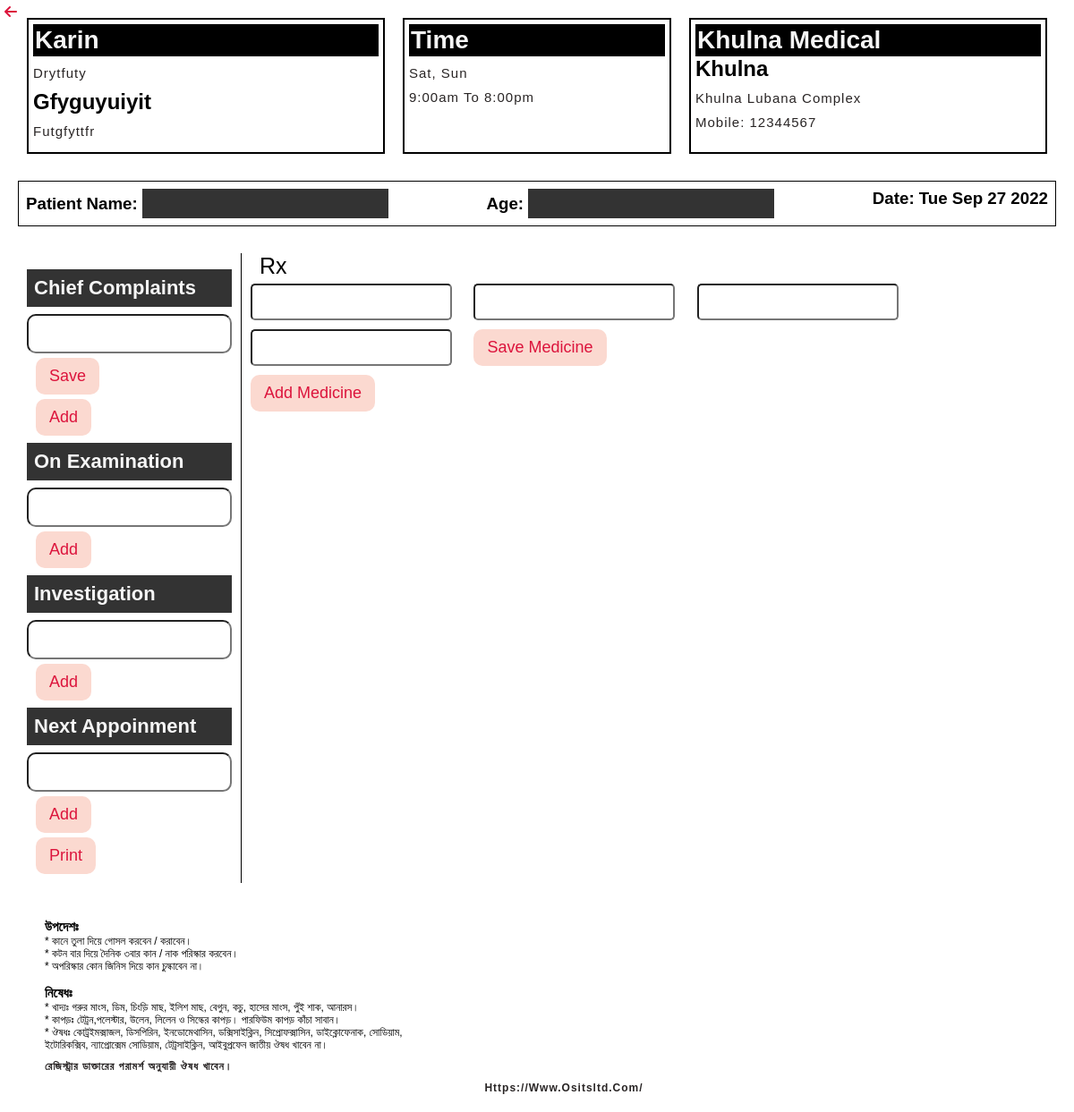
Page /prescription.php?idno=42 (signed in) on the committed database.
### tables this page shows
CREATE TABLE `addchember` (
  `id` int(4) NOT NULL,
  `aid` int(5) NOT NULL,
  `chember_name` varchar(100) NOT NULL,
  `location` varchar(100) NOT NULL,
  `phn` varchar(30) NOT NULL,
  `location_details` varchar(255) NOT NULL,
  `day` varchar(40) NOT NULL,
  `time` varchar(30) NOT NULL
);

### prescription.php (the view, shortened to what this page needs)
<?php
include 'config.php';
$id=$_GET['idno'];
$select="SELECT * FROM `addchember` WHERE id='$id'";
$query=mysqli_query($con,$select);
$row=mysqli_fetch_assoc($query);
?>
<!DOCTYPE html>
<html lang="en">
<head>
    <link rel="stylesheet" href="pre.css">
    <link rel="stylesheet" href="css/all.min.css"  />
    <link rel="stylesheet" href="css/fontawesome.min.css">
    <link rel="stylesheet" href="css/all.css">
    <link rel="stylesheet" href="https://cdnjs.cloudflare.com/ajax/libs/font-awesome/6.2.0/css/all.min.css" />
</head>
<body>
    <div class="container">
        <a href="home.php"><i class="fa-solid fa-arrow-left"></i></a>
        <div class="content">
            <div class="card1">
                <h1><?php echo $_SESSION['name']; ?> </h1>
                <p><?php echo $_SESSION['descrive']; ?></p>
                <h2><?php echo $_SESSION['designation']; ?></h2>
                <p><?php echo $_SESSION['work']; ?></p>
            </div>
            <div class="card2">
                <h1>time</h1>
                <p><?php echo $row['day'];  ?></p>
                <p><?php echo $row['time'];  ?></p>
            </div>
            <div class="card3">
                <h1><?php echo $row['chember_name'] ;?></h1>
                <h2><?php echo $row['location'] ;?></h2>
                <p><?php echo $row['location_details']; ?>
                    <p>mobile: <span><?php echo $row['phn'] ;?></span>
           </p>
                </p>
            </div>
        </div>
       <div class="patient">
        <div class="about-patient">
            <h3>patient  name: <input class="name" type="text"></h3>
        </div>
        <div class="about-patient">
            <h3>age: <input class="age" type="text"></h3>
        </div>
        <div class="about-patient">
            <h3>date: <span id="time"></span></h3>
        </div>
       </div>
<div class="patient-info">
<div class="complain-list">
<div class="complain">
    <h3>chief complaints</h3>
    <form  method="POST" autocomplete="on">
    <input list="browsers" class="browsers" id="input" name="complaints"  onfocus="this.value=''" autocomplete="name"  >
        <input type="submit"  class="btn" name="add" value="save">
        </form>
    <button id="add"  class="btn">add</button>
   </div>
   <div class="complain">
    <h3>on examination</h3>
    <input list="examination" class="browsers" id="input1" name="inputbtn" onfocus="this.value=''"  > <input type="submit" id="add1" class="btn" name="inputbtn" value="add">
   </div>
   <div class="complain">
    <h3>investigation</h3>
    <input list="investigation" class="browsers"  id="input2" name="inputbtn" onfocus="this.value=''" autocomplete="on" >  <input type="submit" id="add2" class="btn" name="inputbtn" value="add">
   </div>
   <div class="complain">
    <h3>next appoinment</h3>
    <input list="diagnosis" class="browsers" id="input3" name="inputbtn" onfocus="this.value=''" ><input type="submit" id="add3" class="btn" name="inputbtn" value="add">
</div>
<button onclick="window.print()" class="btn" id="prinn">print</button>
</div>
<br><br><br>
<div class="flex">
<span class="rx" >rx</span>
<div class="medicine_group">
    <form action="">
<input class="medicine_input" type="text" list="medicine" id="medi" name="inputbtn" onfocus="this.value=''" >
   <input class="medicine_input" type="text" list="when" id="medi2" name="inputbtn" onfocus="this.value=''" >
   <input class="medicine_input" type="text" list="food" id="medi3" name="inputbtn" onfocus="this.value=''" >
   <input class="medicine_input" type="text"  id="medi4" name="inputbtn">
   <input type="submit"  class="btn"  value="save medicine"  >
   </form>
   <input type="submit" id="medicinebtn" class="btn" name="inputbtn" value="add medicine"  >
</div>
</div>
    </div>
<div class="rules">
<dl>
       <dt>উপদেশঃ</dt>
       <dd>* কানে তুলা দিয়ে গোসল করবেন / করাবেন।</dd>
       <dd>* কটন বার দিয়ে দৈনিক ৩বার কান / নাক পরিস্কার করবেন।</dd>
       <dd>* অপরিস্কার কোন জিনিস দিয়ে কান চুল্কাবেন না।</dd>
       <br>
       <dt>নিষেধঃ</dt>
       <dd>* খাদ্যঃ গরুর মাংস, ডিম, চিংড়ি মাছ, ইলিশ মাছ, বেগুন, কচু, হাসের মাংস, পুঁই শাক, আনারস।</dd>
       <dd>* কাপড়ঃ টেট্রন,পলেস্টার, উলেন, লিলেন ও সিল্কের কাপড়। পারফিউম কাপড় কাঁচা সাবান। </dd>
       <dd>* ঔষধঃ কোট্রইমক্সাজল, ডিসপিরিন, ইনডোমেথাসিন, ডক্সিসাইক্লিন, সিপ্রোফক্সাসিন, ডাইক্লোফেনাক, সোডিয়াম, <br> ইটোরিকক্সিব, ন্যাপ্রোক্সেম সোডিয়াম, টেট্রসাইক্লিন, আইবুপ্রফেন জাতীয় ঔষধ খাবেন না।</dd>
       </dl>
       <p>রেজিস্ট্রার ডাক্তারের পরামর্শ অনুযায়ী ঔষধ খাবেন।</p>
       <p class="f" style="margin: 0 auto; text-align:center; opacity:5;">https://www.ositsltd.com/</p>
</div>
    </div>
</body>
</html>

### pre.css (style rules this page uses)
* { font-family: 'Rubik', sans-serif; margin: 0; padding: 0; box-sizing: border-box; text-decoration: none; text-transform: capitalize; outline: none; }
.container { width: 100%; object-fit: contain; background-color: #fff; padding: 20px; }
.container a { position: absolute; top: 5px; left: 5px; color: crimson; }
.container .content { display: flex; justify-content: space-between; }
.container .card1 { flex: 1 1 300px; border: 2px solid black; padding: 5px; text-align: justify; margin: 0 10px; height: auto; }
.container .card2 { border: 2px solid black; padding: 5px; flex: 1 1 200px; text-align: justify; margin: 0 10px; }
.container .card3 { border: 2px solid black; flex: 1 1 300px; padding: 5px; text-align: justify; margin: 0 10px; }
.container h1 { background-color: black; font-weight: 700; padding: 2px; color: whitesmoke; justify-content: center; font-size: 28px; }
.container p { margin: 10px 0; color: rgb(41, 37, 37); font-size: 15px; letter-spacing: 1px; }
.container .patient { display: flex; justify-content: space-between; border: 1px solid black; margin: 30px 0; padding: 8px; width: 100%; }
.container .patient .name, .container .patient .age { border: none; outline: none; font-size: 20px; background-color: #333; color: whitesmoke; padding: 5px; }
.complain-list { border-right: 1px solid black; max-width: 250px; padding: 10px; }
.patient-info { width: 100%; }
.complain h3 { font-size: 22px; background-color: #333; color: whitesmoke; padding: 8px; margin: 8px 0; }
.patient-info { display: flex; }
.browsers { width: 100%; height: 30px; font-size: 25px; padding: 20px 10px; border-radius: 10px; }
.medicine_input { margin: 5px 10px; padding: 10px; font-size: 15px; font-weight: 700; border-radius: 5px; }
.btn { border-radius: 10px; background-color: #fbd9d0; color: crimson; padding: 10px 15px; font-size: 18px; margin-top: 5px; outline: none; margin-left: 10px; border: none; cursor: pointer; transition: .2s ease; }
.rules { margin-top: 10px; margin-left: 10px; width: 100%; padding: 20px; font-size: 12px; position: absolute; }
.rules dt { font-weight: bold; font-size: 15px; }
.rules dd { font-size: 12px; }
.rules p { margin-top: 10px; font-size: 12px; font-weight: bold; }
.rx { margin-left: 20px; font-size: 25px; }
html { overflow-x: hidden; scroll-behavior: smooth; }

### rows in the picture
addchember: day "Sat, Sun", time "9:00am To 8:00pm", chember_name "Khulna Medical", location "Khulna", location_details "Khulna Lubana Complex", phn "12344567"

### other values in the picture
$_SESSION['name'] "Karin"
$_SESSION['descrive'] "Drytfuty"
$_SESSION['designation'] "Gfyguyuiyit"
$_SESSION['work'] "Futgfyttfr"
